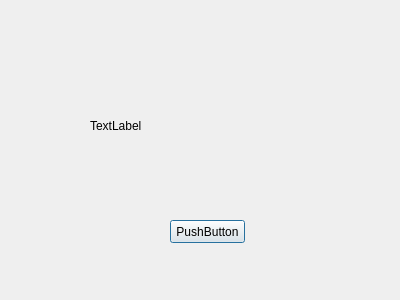
<ui version="4.0" >
 <class>DlgFaultClass</class>
 <widget class="QDialog" name="DlgFaultClass" >
  <property name="windowModality" >
   <enum>Qt::WindowModal</enum>
  </property>
  <property name="geometry" >
   <rect>
    <x>0</x>
    <y>0</y>
    <width>400</width>
    <height>300</height>
   </rect>
  </property>
  <property name="windowTitle" >
   <string>DlgFault</string>
  </property>
  <widget class="QPushButton" name="pushButton" >
   <property name="geometry" >
    <rect>
     <x>170</x>
     <y>220</y>
     <width>75</width>
     <height>23</height>
    </rect>
   </property>
   <property name="text" >
    <string>PushButton</string>
   </property>
  </widget>
  <widget class="QLabel" name="label" >
   <property name="geometry" >
    <rect>
     <x>90</x>
     <y>60</y>
     <width>221</width>
     <height>131</height>
    </rect>
   </property>
   <property name="text" >
    <string>TextLabel</string>
   </property>
  </widget>
 </widget>
 <layoutdefault spacing="6" margin="11" />
 <resources/>
 <connections/>
</ui>
